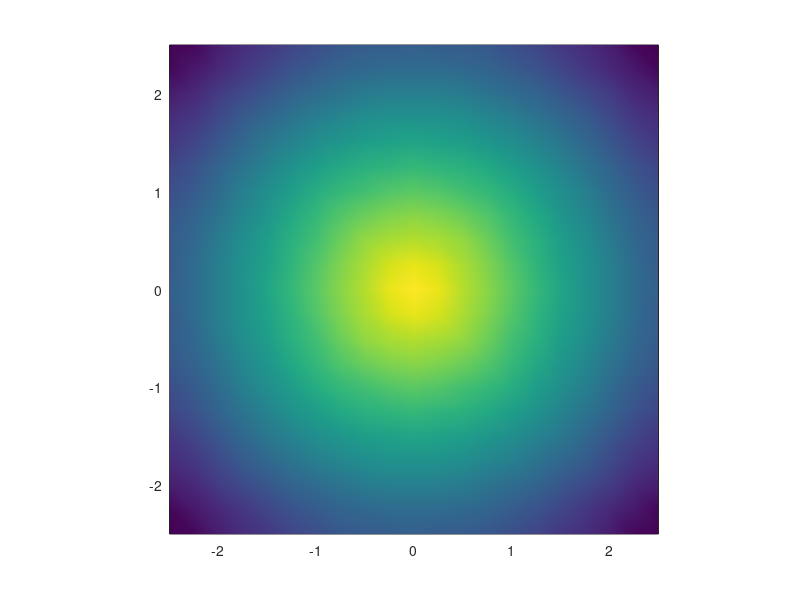

Write MATLAB code to recreate this figure. (Note: this script raises an error after producing the figure.)
clear all; close all; clc;

[xs, ys] = meshgrid(-2.5:.25:2.5, -2.5:.25:2.5);
ls = sqrt(xs.*xs + ys.*ys);
vec_xs = -ls.*xs;
vec_ys = -ls.*ys;

div = divergence(xs, ys, vec_xs, vec_ys);
figure;
pcolor(xs, ys, div);
shading interp
axis square;
colorposneg
colorbar
hold on
quiver(xs, ys, vec_xs, vec_ys, 'Color', 'black');
export_fig pure_converging_vec_field.tiff

vec_xs(10:15, 10:15) = vec_xs(10:15, 10:15) - 0.8;
vec_ys(10:15, 10:15) = vec_ys(10:15, 10:15) + 0.8;

div = divergence(xs, ys, vec_xs, vec_ys);
figure;
pcolor(xs, ys, div);
shading interp
axis square;
colorposneg
colorbar
hold on
quiver(xs, ys, vec_xs, vec_ys, 'Color', 'black');
export_fig slightly_perturbed_converging_vec_field.tiff